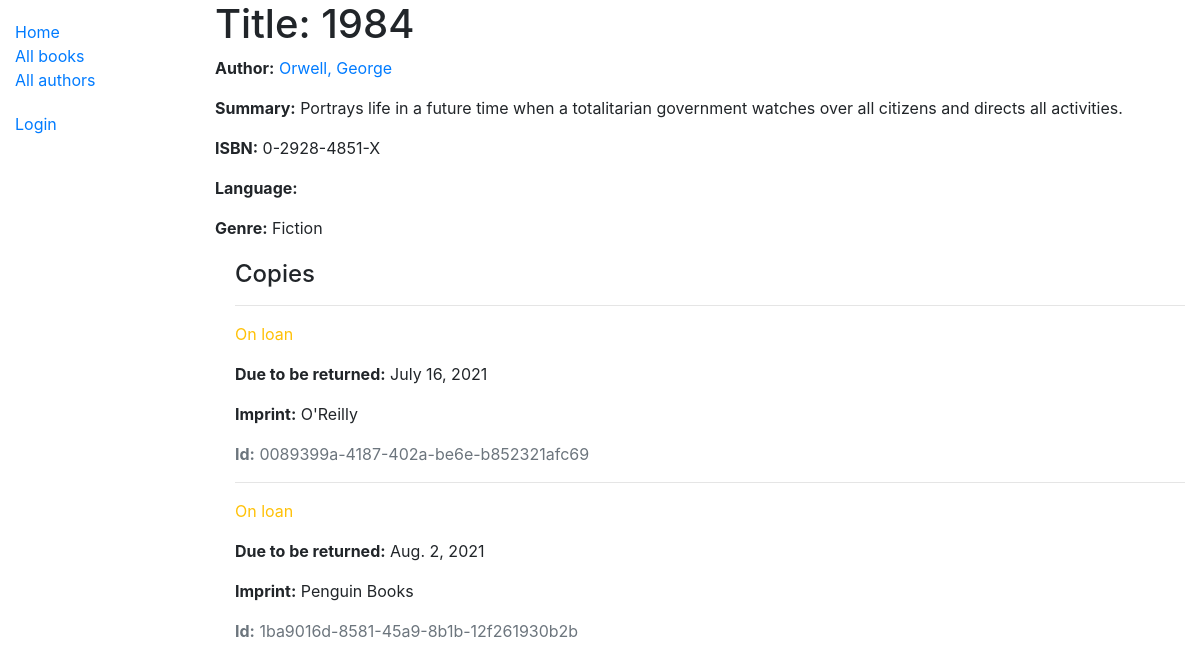
/catalog/book/3, run on the app's committed database.
### catalog/models.py (models this page shows, shortened)
class Book(models.Model):
    title = models.CharField(max_length=200)
    author = models.ForeignKey('Author', on_delete=models.SET_NULL, null=True)
    summary = models.TextField(
        max_length=1000, help_text='Enter a brief description of the book')
    isbn = models.CharField('ISBN', max_length=13, unique=True,
                            help_text='13 Character <a href="https://www.isbn-international.org/content/what-isbn">ISBN number</a>')
    def display_genre(self):
        """Creates a string for the Genre. THis is required to display genre in Admin"""
        return ', '.join([genre.name for genre in self.genre.all()[:3]])
    display_genre.short_description = 'Genre'
    genre = models.ManyToManyField(
        Genre, help_text='Select a genre for this book')

class Author (models.Model):
    first_name = models.CharField(max_length=100)
    last_name = models.CharField(max_length=100)
    date_of_birth = models.DateField(null=True, blank=True)
    date_of_death = models.DateField('died', null=True, blank=True)
    class Meta:
        ordering = ['last_name', 'first_name']
    def get_absolute_url(self):
        return reverse('author-detail', args=[str(self.id)])
    def __str__(self):
        return f'{self.last_name}, {self.first_name}'

class Genre(models.Model):
    name = models.CharField(
        max_length=200, help_text='Enter a book genre (e.g. Science Fiction)')
    def __str__(self):
        return self.name

class BookInstance(models.Model):
    id = models.UUIDField(primary_key=True, default=uuid.uuid4,
                          help_text='Unique ID for this particular book across whole library')
    book = models.ForeignKey('Book', on_delete=models.RESTRICT, null=True)
    imprint = models.CharField(max_length=200)
    due_back = models.DateField(null=True, blank=True)
    borrower = models.ForeignKey(
        User, on_delete=models.SET_NULL, null=True, blank=True)
    LOAN_STATUS = (
        ('m', 'Maintenance'),
        ('o', 'On loan'),
        ('a', 'Available'),
        ('r', 'Reserved'),
    )
    status = models.CharField(
        max_length=1,
        choices=LOAN_STATUS,
        blank=True,
        default='m',
        help_text='Book availability',
    )
    class Meta:
        ordering = ['due_back']
        permissions = (("can_mark_returned", "set book as returned"),)

### catalog/views.py (the view)
# urls.py: path('book/<int:pk>', views.BookDetailView.as_view(), name='book-detail'),
class BookDetailView(generic.DetailView):
    model = Book

### catalog/templates/catalog/book_detail.html
{% extends "base_generic.html" %}
{% block content %}
  <h1>Title: {{ book.title }}</h1>
  <p><strong>Author:</strong> <a href="{{ book.author.get_absolute_url }}">{{ book.author }}</a></p>
  <p><strong>Summary:</strong> {{ book.summary }}</p>
  <p><strong>ISBN:</strong> {{ book.isbn }}</p>
  <p><strong>Language:</strong> {{ book.language }}</p>
  <p><strong>Genre:</strong> {{ book.genre.all|join:", " }}</p>
  <div style="margin-left:20px;margin-top:20px">
    <h4>Copies</h4>
    {% for copy in book.bookinstance_set.all %}
      <hr>
      <p class="{% if copy.status == 'a' %}text-success{% elif copy.status == 'm' %}text-danger{% else %}text-warning{% endif %}">
        {{ copy.get_status_display }}
      </p>
      {% if copy.status != 'a' %}
        <p><strong>Due to be returned:</strong> {{ copy.due_back }}</p>
      {% endif %}
      <p><strong>Imprint:</strong> {{ copy.imprint }}</p>
      <p class="text-muted"><strong>Id:</strong> {{ copy.id }}</p>
    {% endfor %}
  </div>
{% endblock %}

### data on the page
Book: title "1984", author "Orwell, George", summary "Portrays life in a future time when a totalitarian government watches over all citizens and directs all activities.", isbn "0-2928-4851-X", genre.all "Fiction"
BookInstance: status "On loan", due_back "July 16, 2021", imprint "O'Reilly", id "0089399a-4187-402a-be6e-b852321afc69"
BookInstance: status "On loan", due_back "Aug. 2, 2021", imprint "Penguin Books", id "1ba9016d-8581-45a9-8b1b-12f261930b2b"
